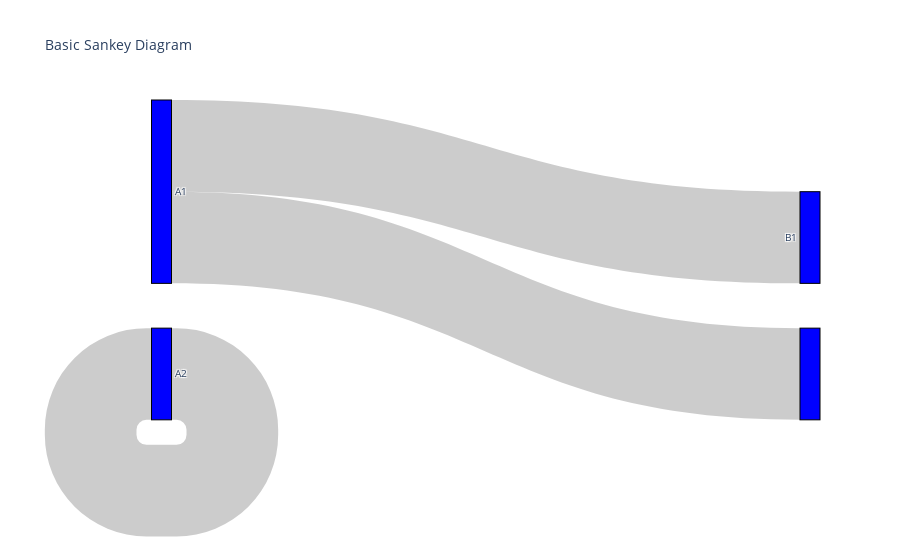

The notebook cell this image was saved under:
### Code cell
import plotly.graph_objects as go

fig = go.Figure(data=[go.Sankey(
    node = dict(
      pad = 15,
      thickness = 20,
      line = dict(color = "black", width = 1),
      label = ["A1", "A2", "B1"],
      color = "blue"
      
    ),
    link = dict(
      source = [0, 1, 0], # indices correspond to labels, eg A1, A2, A1, B1, ...
      target = [2, 1, 3],
      value = [1, 1,1]
      
  ))])

fig.update_layout(title_text="Basic Sankey Diagram", font_size=10)
fig.show()

### Figure 1 — Plotly figure (JSON) as saved in the notebook; plotly's stock layout.template omitted (floating-point values rounded to 4 significant figures)
{"data": [{"link": {"source": [0, 1, 0], "target": [2, 1, 3], "value": [1, 1, 1]}, "node": {"color": "blue", "label": ["A1", "A2", "B1"], "line": {"color": "black", "width": 1}, "pad": 15, "thickness": 20}, "type": "sankey"}], "layout": {"font": {"size": 10}, "title": {"text": "Basic Sankey Diagram"}}}
